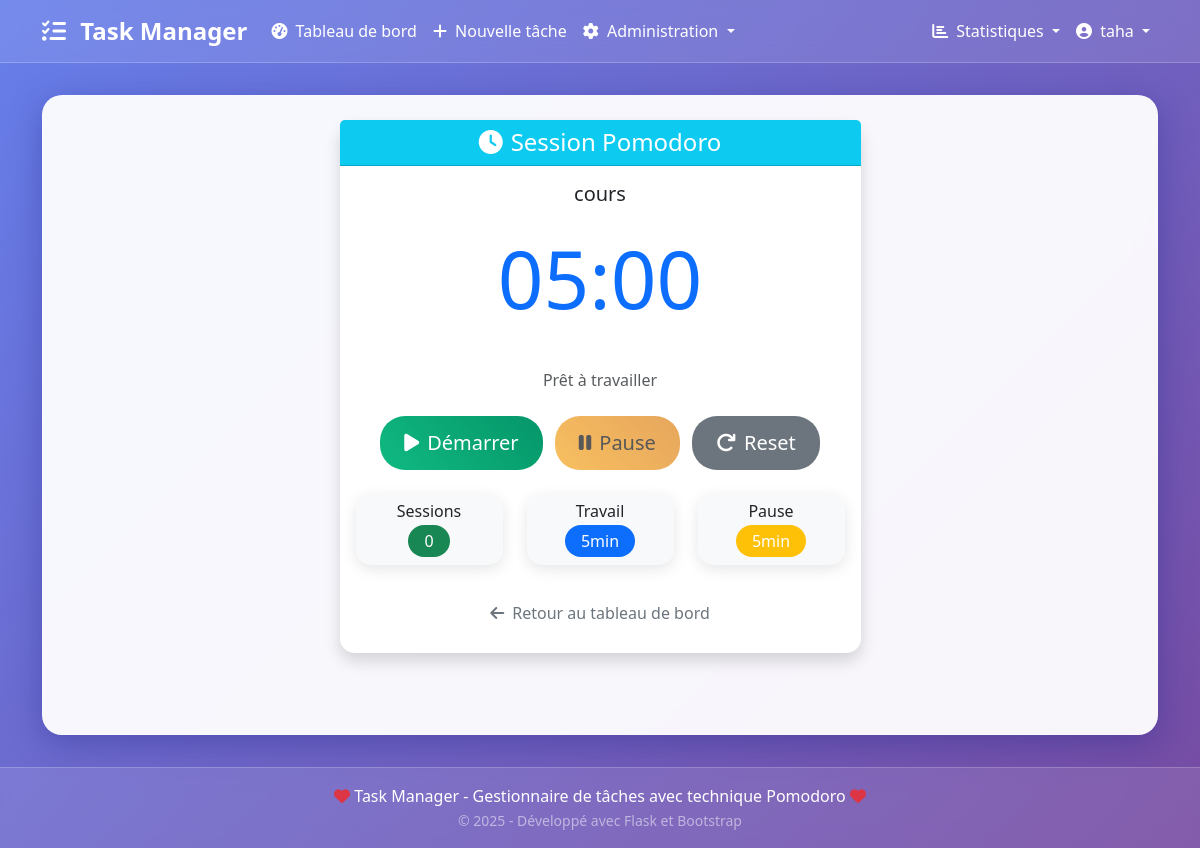
/pomodoro/1 (signed in), run on the app's committed database.
### app.py (models this page shows, shortened)
class User(UserMixin, db.Model):
    id = db.Column(db.Integer, primary_key=True)
    username = db.Column(db.String(80), unique=True, nullable=False, index=True)
    email = db.Column(db.String(120), unique=True, nullable=False, index=True)
    password_hash = db.Column(db.String(128), nullable=False)
    is_admin = db.Column(db.Boolean, default=False)
    created_at = db.Column(db.DateTime, default=datetime.utcnow)
    last_login = db.Column(db.DateTime)
    tasks = db.relationship('Task', backref='author', lazy=True, cascade='all, delete-orphan')
    def get_task_stats(self):
        total = len(self.tasks)
        completed = len([t for t in self.tasks if t.completed])
        pending = total - completed
        high_priority = len([t for t in self.tasks if t.priority == 'high' and not t.completed])
        pomodoro_sessions = sum(t.pomodoro_sessions for t in self.tasks)
        overdue = len([t for t in self.tasks if t.is_overdue()])
        return {
            'total': total,
            'completed': completed,
            'pending': pending,
            'high_priority': high_priority,
            'pomodoro_sessions': pomodoro_sessions,
            'overdue': overdue
        }

class Task(db.Model):
    id = db.Column(db.Integer, primary_key=True)
    title = db.Column(db.String(100), nullable=False, index=True)
    description = db.Column(db.Text)
    completed = db.Column(db.Boolean, default=False, index=True)
    priority = db.Column(db.String(20), default='medium', index=True)
    category = db.Column(db.String(50), default='general')
    is_pomodoro = db.Column(db.Boolean, default=False)
    pomodoro_duration = db.Column(db.Integer, default=25)  # en minutes
    break_duration = db.Column(db.Integer, default=5)     # en minutes
    pomodoro_sessions = db.Column(db.Integer, default=0)  # sessions complétées
    estimated_pomodoros = db.Column(db.Integer, default=4) # estimation
    created_at = db.Column(db.DateTime, default=datetime.utcnow, index=True)
    updated_at = db.Column(db.DateTime, default=datetime.utcnow)
    due_date = db.Column(db.DateTime)
    user_id = db.Column(db.Integer, db.ForeignKey('user.id'), nullable=False)
    def is_overdue(self):
        if self.due_date and not self.completed:
            return datetime.utcnow() > self.due_date
        return False

### app.py (the view)
@app.route('/pomodoro/<int:task_id>')
@login_required
def pomodoro_timer(task_id):
    task = Task.query.get_or_404(task_id)
    if task.user_id != current_user.id and not current_user.is_admin:
        flash('Accès non autorisé.', 'danger')
        return redirect(url_for('dashboard'))
    if not task.is_pomodoro:
        flash('Cette tâche n\'est pas configurée pour le Pomodoro.', 'warning')
        return redirect(url_for('dashboard'))
    return render_template('pomodoro_timer.html', task=task)

### app.py (called while the page is built)
@login_manager.user_loader
def load_user(user_id):
    return User.query.get(int(user_id))

@app.context_processor
def inject_user_stats():
    if current_user.is_authenticated:
        return dict(user_stats=current_user.get_task_stats())
    return dict()

### templates/pomodoro_timer.html (shortened to what this page needs)
{% extends "base.html" %}
{% block content %}
<div class="row justify-content-center">
    <div class="col-md-8 col-lg-6">
        <div class="card shadow">
            <div class="card-header bg-info text-white text-center">
                <h4 class="mb-0">
                    <i class="fas fa-clock me-2"></i>Session Pomodoro
                </h4>
            </div>
            <div class="card-body text-center">
                <h5 class="card-title mb-4">{{ task.title }}</h5>
                <div class="mb-4">
                    <div class="display-1 text-primary mb-3" id="timer-display">
                    </div>
                    <div class="progress mb-3" style="height: 10px;">
                    </div>
                    <p class="text-muted mb-0" id="timer-status">Prêt à commencer</p>
                </div>
                <div class="mb-4">
                    <button class="btn btn-success btn-lg me-2" id="start-btn" onclick="startTimer()">
                        <i class="fas fa-play me-2"></i>Démarrer
                    </button>
                    <button class="btn btn-warning btn-lg me-2" id="pause-btn" onclick="pauseTimer()" disabled>
                        <i class="fas fa-pause me-2"></i>Pause
                    </button>
                    <button class="btn btn-secondary btn-lg" id="reset-btn" onclick="resetTimer()">
                        <i class="fas fa-redo me-2"></i>Reset
                    </button>
                </div>
                <div class="row text-center">
                    <div class="col-4">
                        <div class="card bg-light">
                            <div class="card-body py-2">
                                <h6 class="card-title mb-1">Sessions</h6>
                                <span class="badge bg-success fs-6" id="sessions-count">{{ task.pomodoro_sessions }}</span>
                            </div>
                        </div>
                    </div>
                    <div class="col-4">
                        <div class="card bg-light">
                            <div class="card-body py-2">
                                <h6 class="card-title mb-1">Travail</h6>
                                <span class="badge bg-primary fs-6">{{ task.pomodoro_duration }}min</span>
                            </div>
                        </div>
                    </div>
                    <div class="col-4">
                        <div class="card bg-light">
                            <div class="card-body py-2">
                                <h6 class="card-title mb-1">Pause</h6>
                                <span class="badge bg-warning fs-6">{{ task.break_duration }}min</span>
                            </div>
                        </div>
                    </div>
                </div>
                <div class="mt-4">
                    <a href="{{ url_for('dashboard') }}" class="btn btn-outline-secondary">
                        <i class="fas fa-arrow-left me-2"></i>Retour au tableau de bord
                    </a>
                </div>
            </div>
        </div>
    </div>
</div>
{% endblock %}

### templates/base.html (shortened to what this page needs)
<!DOCTYPE html>
<html lang="fr">
  <head>
    <link
      href="https://cdnjs.cloudflare.com/ajax/libs/bootstrap/5.3.0/css/bootstrap.min.css"
      rel="stylesheet"
    />
    <link
      href="https://cdnjs.cloudflare.com/ajax/libs/bootstrap-icons/1.10.5/font/bootstrap-icons.min.css"
      rel="stylesheet"
    />
    <link
      href="https://cdnjs.cloudflare.com/ajax/libs/font-awesome/6.4.0/css/all.min.css"
      rel="stylesheet"
    />
  </head>
  <body>
    <nav class="navbar navbar-expand-lg navbar-dark">
      <div class="container">
        <a class="navbar-brand" href="{{ url_for('index') }}">
          <i class="fas fa-tasks me-2"></i>
          Task Manager
        </a>
        <div class="collapse navbar-collapse" id="navbarNav">
          {% if current_user.is_authenticated %}
          <ul class="navbar-nav me-auto">
            <li class="nav-item">
              <a class="nav-link" href="{{ url_for('dashboard') }}">
                <i class="fas fa-tachometer-alt me-1"></i>
                Tableau de bord
              </a>
            </li>
            <li class="nav-item">
              <a class="nav-link" href="{{ url_for('add_task') }}">
                <i class="fas fa-plus me-1"></i>
                Nouvelle tâche
              </a>
            </li>
            {% if current_user.is_admin %}
            <li class="nav-item dropdown">
              <a
                class="nav-link dropdown-toggle"
                href="#"
                role="button"
                data-bs-toggle="dropdown"
              >
                <i class="fas fa-cog me-1"></i>
                Administration
              </a>
            </li>
            {% endif %}
          </ul>
          <ul class="navbar-nav">
            {% if user_stats %}
            <li class="nav-item dropdown">
              <a
                class="nav-link dropdown-toggle"
                href="#"
                role="button"
                data-bs-toggle="dropdown"
              >
                <i class="fas fa-chart-bar me-1"></i>
                Statistiques
              </a>
            </li>
            {% endif %}
            <li class="nav-item dropdown">
              <a
                class="nav-link dropdown-toggle"
                href="#"
                role="button"
                data-bs-toggle="dropdown"
              >
                <i class="fas fa-user-circle me-1"></i>
                {{ current_user.username }}
              </a>
            </li>
          </ul>
          {% endif %}
        </div>
      </div>
    </nav>
    <div class="container">
      <div class="container-main p-4">{% block content %}{% endblock %}</div>
    </div>
    <footer class="footer">
      <div class="container">
        <p class="mb-0">
          <i class="fas fa-heart text-danger"></i>
          Task Manager - Gestionnaire de tâches avec technique Pomodoro
          <i class="fas fa-heart text-danger"></i>
        </p>
        <small class="text-white-50">
          © {{ moment().format('YYYY') }} - Développé avec Flask et Bootstrap
        </small>
      </div>
    </footer>
  </body>
</html>

### templates/base.html (style rules this page uses)
:root { --primary-color: #4f46e5; --secondary-color: #6366f1; --success-color: #10b981; --danger-color: #ef4444; --warning-color: #f59e0b; --info-color: #3b82f6; --dark-color: #1f2937; --light-color: #f9fafb; }
body { background: linear-gradient(135deg, #667eea 0%, #764ba2 100%); min-height: 100vh; font-family: "Segoe UI", Tahoma, Geneva, Verdana, sans-serif; }
.navbar-brand { font-weight: 700; font-size: 1.5rem; }
.navbar { position: sticky; top: 0; z-index: 1000; backdrop-filter: blur(10px); background: rgba(255, 255, 255, 0.1) !important; border-bottom: 1px solid rgba(255, 255, 255, 0.2); transition: all 0.3s ease; }
.navbar-nav .nav-link { color: white !important; font-weight: 500; transition: all 0.3s ease; }
.container-main { background: rgba(255, 255, 255, 0.95); backdrop-filter: blur(10px); border-radius: 20px; box-shadow: 0 8px 32px rgba(31, 38, 135, 0.37); border: 1px solid rgba(255, 255, 255, 0.18); margin-top: 2rem; margin-bottom: 2rem; min-height: 80vh; }
.card { border: none; border-radius: 15px; box-shadow: 0 4px 15px rgba(0, 0, 0, 0.1); transition: all 0.3s ease; background: rgba(255, 255, 255, 0.9); backdrop-filter: blur(10px); }
.btn { border-radius: 25px; font-weight: 500; transition: all 0.3s ease; border: none; padding: 0.75rem 1.5rem; }
.btn-success { background: linear-gradient(45deg, #10b981, #059669); }
.btn-warning { background: linear-gradient(45deg, #f59e0b, #d97706); }
.progress { height: 8px; border-radius: 10px; overflow: visible; background: rgba(255, 255, 255, 0.3); }
.badge { border-radius: 25px; padding: 0.5rem 1rem; font-weight: 500; }
.footer { background: rgba(255, 255, 255, 0.1); backdrop-filter: blur(10px); border-top: 1px solid rgba(255, 255, 255, 0.2); color: white; text-align: center; padding: 1rem 0; margin-top: auto; }

### data on the page
User: username "taha"
Task: title "cours", pomodoro_sessions "0", pomodoro_duration "5", break_duration "5"

### other printed values
{{ moment().format('YYYY') }} "2025"
